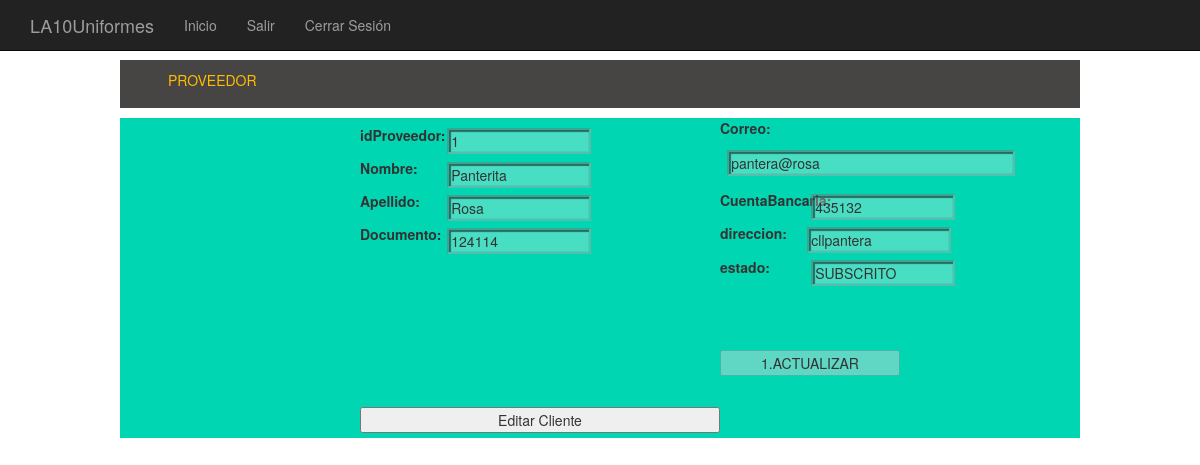
Screenshot of /GUI/Administrador/Paginas/Modificar_Datos_Proveedor.php?id=1 with the database file from the repository.
### tables this page shows
CREATE TABLE `proveedor` (
  `idProveedor` int(11) NOT NULL AUTO_INCREMENT,
  `nombre` varchar(70) NOT NULL,
  `apellido` varchar(70) NOT NULL,
  `documento` varchar(70) NOT NULL,
  `email` varchar(70) NOT NULL,
  `contrasena` varchar(70) NOT NULL,
  `nroCuentaBancaria` varchar(70) NOT NULL,
  `direccion` varchar(70) NOT NULL,
  `estado` varchar(70) NOT NULL,
  PRIMARY KEY (`idProveedor`)
);

### GUI/Administrador/Paginas/Modificar_Datos_Proveedor.php (the view, shortened to what this page needs)
<html>
    <head>
        <link href="../../Componentes/Componentes_editar/css/bootstrap.min.css" rel="stylesheet">
        <link href="../../Componentes/Componentes_editar/css/dataTables.bootstrap.css" rel="stylesheet">
        <link href="../../Componentes/Componentes_editar/css/estiloEditar.css" type="text/css" rel="stylesheet">
        <link href="../../Componentes/boostrapCss/bootstrap.min.css" rel="stylesheet">
    </head>
    <body>
        <nav class="navbar navbar-inverse navbar-fixed-top" role="navigation">
            <div class="container">
                <div class="navbar-header">
                    <a class="navbar-brand" href="Inicio.php">LA10Uniformes</a>
                </div>
                <div class="collapse navbar-collapse" id="bs-example-navbar-collapse-1">
                    <ul class="nav navbar-nav">
                        <li>
                            <a href="Inicio.php">Inicio</a>
                        </li>
                        <li>
                            <a href="login.php">Salir</a>
                        </li>
                        <li>
                            <a href="login.php">Cerrar Sesión</a>
                        </li>
                    </ul>
                </div>
            </div>
        </nav>
        <?php
        $identificador = $_GET['id'];
        ?>
        <BR>
        <br>
        <br>
        <div id="web">
            <header>
                PROVEEDOR
            </header>
            <div id="left">
            </div>
            <?php
            $result = mysql_query("select * from proveedor where idProveedor= " . $identificador . ";");
            while ($fila = mysql_fetch_array($result)) {
                $output = " <div id='right'>
                <form method='post' action='../../../Clases/ControlProveedor.php' enctype='multipart/form-data'>
                    <div id='lefti'>"
                        . "<label for='id'>idProveedor:    </label>&nbsp &nbsp<input type='text' value='" . $fila[0] . "' name='id' id='id' class='formulario' disabled='disabled' required><br/>
                        <label for='Nombre'>Nombre:  </label>&nbsp &nbsp<input type='text' value='" . $fila[1] . "' name='Nombre' id='Nombre' class='formulario' disabled='disabled' required><br/>
                       <label for='Apellido'>Apellido:   </label>&nbsp &nbsp<input type='text' value='" . $fila[2] . "' name='Apellido' id='Apellido' class='formulario' disabled='disabled' required><br/>
                        <label for='Documento'>Documento:  </label>&nbsp &nbsp<input type='text' value='" . $fila[3] . "' name='Documento' id='Documento' class='formulario' disabled='disabled' required/><br/>
                    </div>
                    <label for='correo'>Correo:  </label>&nbsp &nbsp<input type='email' value='" . $fila[4] . "' name='correo' id='correo' class='formulario' disabled='disabled' required/><br/>
                    <div id='righti'>
                        <label for='nroCuentaBancaria'>CuentaBancaria:       </label>&nbsp &nbsp <input type='text' value='" . $fila[6] . "' id='nroCuentaBancaria' name='nroCuentaBancaria' class='formulario' disabled='disabled' required='required'><br/>
<label for='direccion'>direccion:  </label>&nbsp &nbsp<input type='text' value='" . $fila[7] . "' id='direccion' name='direccion' class='formulario' disabled='disabled' required='required'><br/>
               <label for='estado'>estado:  </label>&nbsp &nbsp <input type='text' value='" . $fila[8] . "' id='estado' name='estado' class='formulario' disabled='disabled' required='required'> <br/>
<br><br><br><input type=submit id=actualizar name=actualizar value=" . $fila[0] . ".ACTUALIZAR  class=envios disabled=disabled/>
</div>";
            }
            echo $output;
            ?>
        </form>
        <input type="submit" onclick="editar()"name="editarcliente" value="Editar Cliente" class="envios"/>
    </div>
</body>
</html>

### GUI/Componentes/Componentes_editar/css/estiloEditar.css (style rules this page uses)
html, body { height: 100%; }
div#web { width:80%; margin:auto; height:100%; }
header { padding-bottom:4%; padding-top:1%; padding-left:5%; margin-bottom: 1%; color:#FFBC00; width:100%; height:1%; background-color:#474444; }
div#left { background-color: #00d6b2; width:25%; height:40%; float:left; }
div#lefti { padding-top: 1%; width:50%; height:70%; float:left; }
div#righti { padding-top: 1%; width:50%; height:70%; float:left; }
div#right { background-color: #00d6b2; float:left; width:75%; height:40%; }
input.formulario { margin: 1%; width: 40%; box-shadow: rgba(0,0,0,.5) 1px 1px 1px 1px inset; }
label { width: 20%; float: left; display: inline; }
input.envios { width:50%; display: inline; }

### rows the page displays
proveedor: id "1", Nombre "Panterita", Apellido "Rosa", Documento "124114", correo "pantera@rosa", nroCuentaBancaria "435132", direccion "cllpantera", estado "SUBSCRITO", actualizar "1.ACTUALIZAR"
